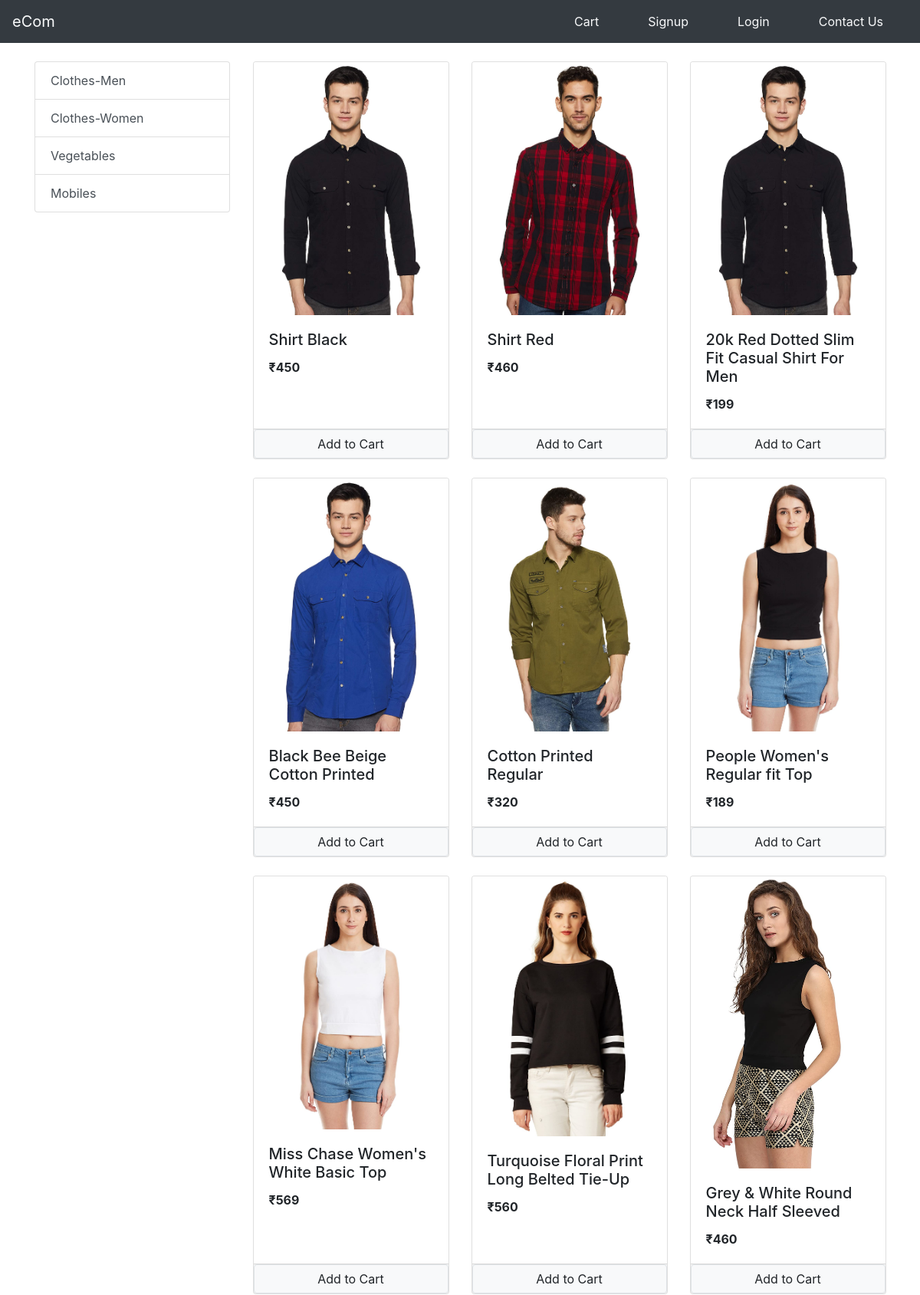
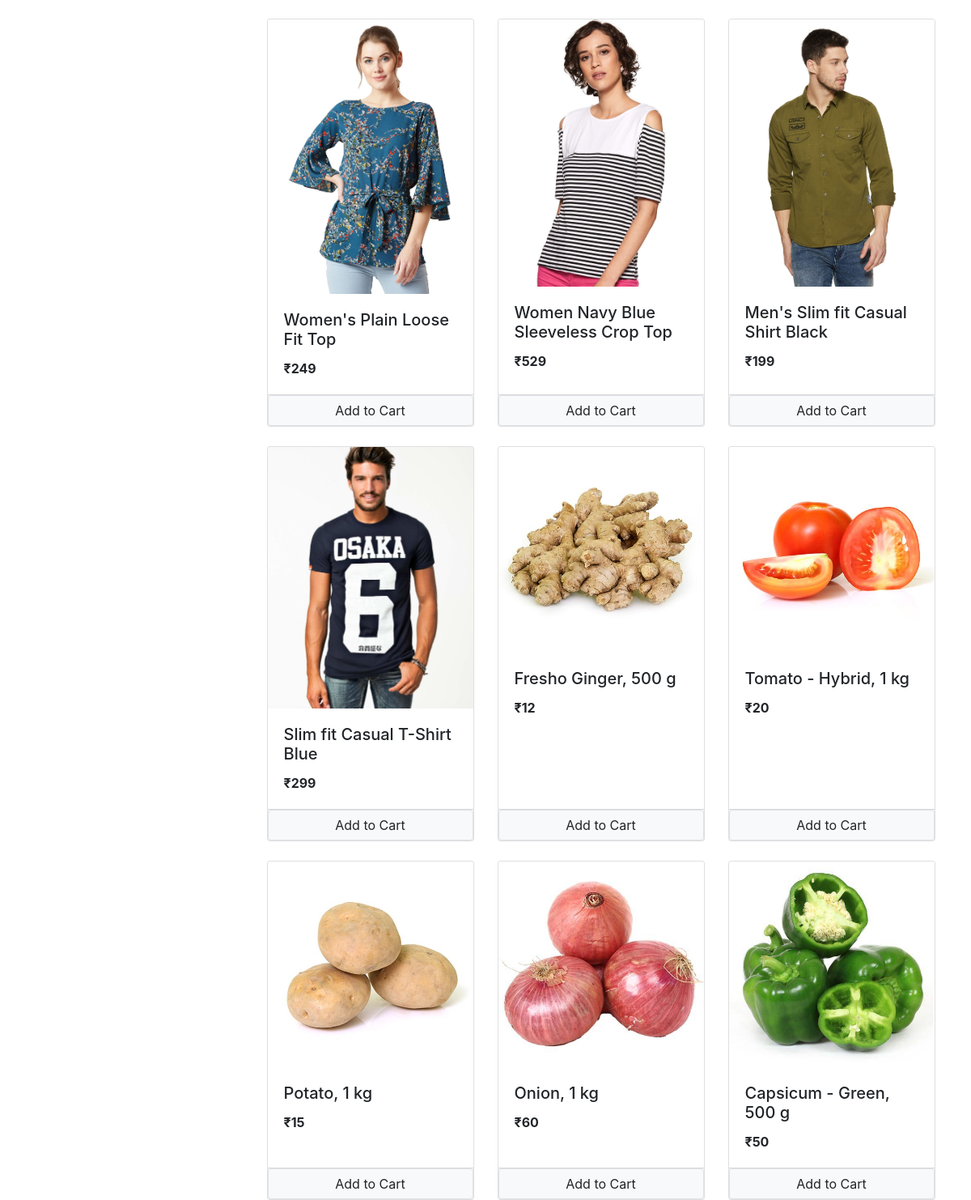
The page / on the database its author committed (2 pictures, top to bottom).
### store/models/category.py (models this page shows, shortened)
class Category(models.Model):
    name=models.CharField(max_length=200)
    @staticmethod
    def get_all_categories():
        return Category.objects.all()

### store/models/product.py (models this page shows, shortened)
class Product(models.Model):
    category= models.ForeignKey(Category,on_delete=models.CASCADE,default=1)
    name = models.CharField(max_length=50)
    price = models.IntegerField(default=0)
    discription =  models.CharField(max_length=200,default="")
    image=models.ImageField(upload_to='uploads/products/')
    @staticmethod
    def get_all_products():
        return Product.objects.all()

### store/views/index.py (the view, shortened to what this page needs)
# urls.py: path('',index.Index.as_view(),name='index'),
class Index(View):
    def get(self,request):
        products=None
        categories=Category.get_all_categories()
        category_id=request.GET.get('category')
        if(category_id):
            products=Product.get_products_by_id(category_id)
        else:
            products=Product.get_all_products()
        return render(request,'index.html',{'products':products,'categories':categories})

### templates/index.html (shortened to what this page needs)
{% extends 'store/base.html' %}
{% block body_block %}
{% load cart %}
  <div class="row ">
    <div class="col-lg-3 ">
      <div class="list-group mt-4 ">
        {% for category in categories %}
        <a href="/?category={{category.id}}" class="list-group-item list-group-item-action">{{category.name}}</a>
        {% endfor %}
      </div>
    </div>
    <div class="col-lg-9">
      <div class="row">
        {% for product in products %}
        <div class="card mx-auto mt-4" style="width: 16rem;" id="{{product.id}}">
          <img class="card-img-top" src="{{product.image.url}}" alt="Card image cap">
          <div class="card-body">
            <h5 class="card-title">{{product.name}}</h5>
            <p class="card-text"><b>₹{{product.price}}</b></p>
          </div>
          <div class="card-footer p-0  ">
            {% if product|is_in_cart:request.session.cart  %}
            <div class="row no-gutters">
              <form action="/#{{product.id}}" method="post" class="col-2">
                {% csrf_token %}
                <input hidden type="text" value="{{product.id}}" name="product">
                <input hidden type="text" value="True" name="remove">
                <input type="submit" value="-" class="btn btn-secondary btn-block">
              </form>
              <div class="col text-center mt-2 ">{{product|cart_quantity:request.session.cart}} in cart</div>
              <form action="/#{{product.id}}" method="post" class="col-2">
                {% csrf_token %}
                <input hidden type="text" value="{{product.id}}" name="product">
                <input type="submit" value="+" class="btn btn-secondary btn-block">
              </form>
            </div>
            {% else %}
            <form method="POST" class="btn-block p-0" action="/#{{product.id}}">
              <input type="submit" class="btn btn-light mx-auto border btn-block" value="Add to Cart">
            </form>
            {% endif %}
          </div>
        </div>
        {% endfor %}
      </div>
    </div>
  </div>
</div>
{% endblock %}

### templates/store/base.html (shortened to what this page needs)
<!DOCTYPE html>
<html lang="en">
<head>
    <link rel="stylesheet" href="https://maxcdn.bootstrapcdn.com/bootstrap/4.0.0/css/bootstrap.min.css">
</head>
<body>
<nav class="navbar navbar-expand-lg navbar-light bg-dark sticky-top">
  <a class="navbar-brand text-light" href="/">eCom</a>
  <div class="collapse navbar-collapse" id="navbarSupportedContent">
    <ul class="navbar-nav ml-auto">
      {% if  not request.session.customer %}
      <li >
        <a class="nav-link mx-4 text-light" href="{% url 'store:cart' %}">Cart<span class="sr-only">(current)</span></a>
      </li>
      <li >
        <a class="nav-link mx-4 text-light" href="{% url 'store:signup' %}">Signup<span class="sr-only">(current)</span></a>
      </li>
    <li >
        <a class="nav-link mx-4 text-light" href="{% url 'store:login' %}">Login <span class="sr-only">(current)</span></a>
      </li>
      <li >
        <a class="nav-link mx-4 text-light" href="{% url 'store:contact' %}">Contact Us <span class="sr-only">(current)</span></a>
      </li>
      {% endif %}
    </ul>
  </div>
</nav>
    <div class="container">
        {% block body_block %}
        {% endblock %}
</body>
</html>

### rows shown on the page
Category: name "Clothes-Men"
Category: name "Clothes-Women"
Category: name "Vegetables"
Category: name "Mobiles"
Product: image (picture), name "Shirt Black", price "450"
Product: image (picture), name "Shirt Red", price "460"
Product: image (picture), name "20k Red Dotted Slim Fit Casual Shirt For Men", price "199"
Product: image (picture), name "Black Bee Beige Cotton Printed", price "450"
Product: image (picture), name "Cotton Printed Regular", price "320"
Product: image (picture), name "People Women's Regular fit Top", price "189"
Product: image (picture), name "Miss Chase Women's White Basic Top", price "569"
Product: image (picture), name "Turquoise Floral Print Long Belted Tie-Up", price "560"
Product: image (picture), name "Grey & White Round Neck Half Sleeved", price "460"
Product: image (picture), name "Women's Plain Loose Fit Top", price "249"
Product: image (picture), name "Women Navy Blue Sleeveless Crop Top", price "529"
Product: {{ product.id }} 16 (drawn), image (picture), name "Men's Slim fit Casual Shirt Black", price "199"
Product: image (picture), name "Slim fit Casual T-Shirt Blue", price "299"
Product: image (picture), name "Fresho Ginger, 500 g", price "12"
Product: image (picture), name "Tomato - Hybrid, 1 kg", price "20"
Product: image (picture), name "Potato, 1 kg", price "15"
Product: image (picture), name "Onion, 1 kg", price "60"
Product: image (picture), name "Capsicum - Green, 500 g", price "50"
